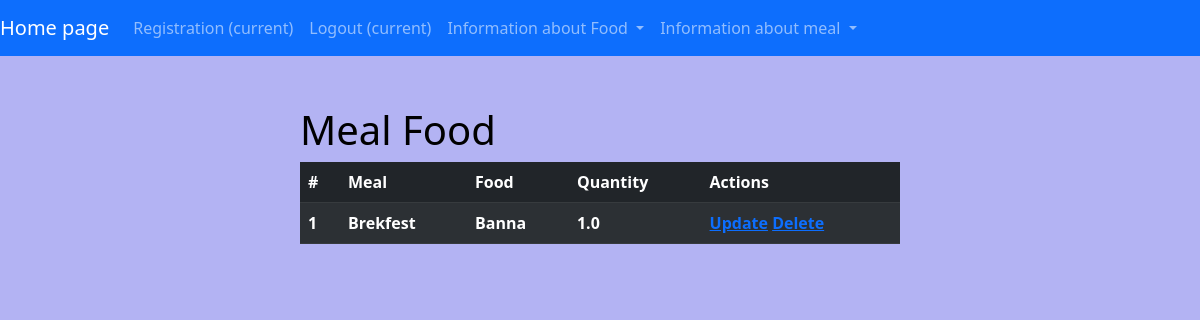
The app's page /meal_food/ (signed in), older data.
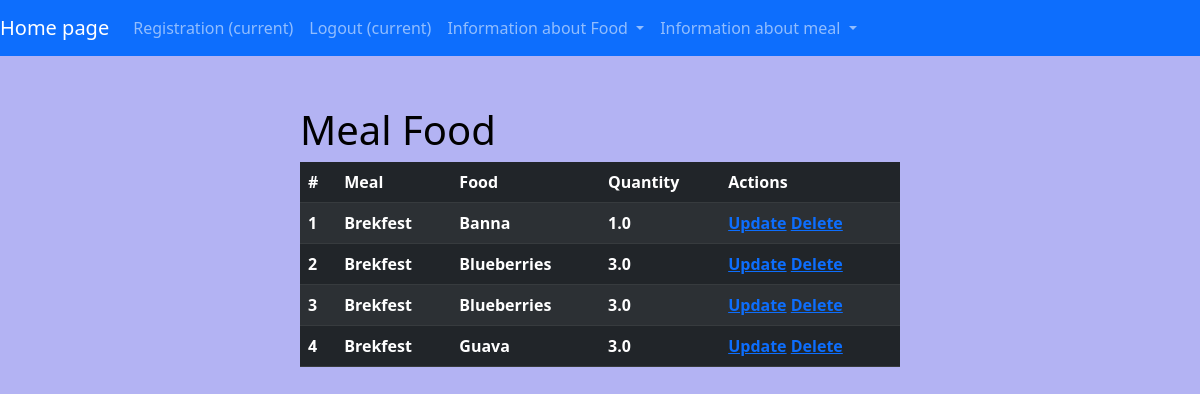
The same page, newer data.
### calories_counter/models.py (models this page shows, shortened)
class MealFood(models.Model):
    meal = models.ForeignKey(Meal, on_delete=models.CASCADE)
    food = models.ForeignKey(Food, on_delete=models.CASCADE)
    quantity = models.FloatField()

class Meal(models.Model):
    meal_name = models.CharField(max_length=255)
    foods = models.ManyToManyField(Food, through="MealFood")
    def __str__(self):
        return self.meal_name

class Food(models.Model):
    user = models.ForeignKey(settings.AUTH_USER_MODEL, on_delete=models.CASCADE)
    food_name = models.CharField(max_length=255)
    calories = models.FloatField()
    def __str__(self):
        return self.food_name

### calories_counter/views.py (the view)
# urls.py: path("meal_food/", views.MealFoodView.as_view(), name="meal_food"),
class MealFoodView(LoginRequiredMixin, View):
    def get(self, request):
        meal_foods = MealFood.objects.all()
        return render(request, "calories_counter/meal_food.html", {"meal_foods": meal_foods})

### calories_counter/templates/calories_counter/meal_food.html (shortened to what this page needs)
{% extends 'base.html' %}
{% load static %}
{% block css_files %}
  <link rel="stylesheet" href="{% static 'calories_counter/meal_food.css' %}">
{% endblock %}
{% block content %}
  <div id="user-food-meal">
    <h1>Meal Food</h1>
    <table class="table table-dark table-striped">
      <thead>
      <tr>
        <th>#</th>
        <th>Meal</th>
        <th>Food</th>
        <th>Quantity</th>
        <th>Actions</th>
      </tr>
      </thead>
      {% for meal_food in meal_foods %}
        <tr>
          <th>{{ forloop.counter }}</th>
          <th>{{ meal_food.meal }}</th>
          <th>{{ meal_food.food }}</th>
          <th>{{ meal_food.quantity }}</th>
          <th>
            <a href="">Update</a>
            <a href="">Delete</a>
          </th>
        </tr>
      {% endfor %}
    </table>
  </div>
{% endblock %}

### templates/base.html (shortened to what this page needs)
{% load static %}
<!doctype html>
<html lang="en">
<head>
  <link href="https://cdn.jsdelivr.net/npm/bootstrap@5.3.0-alpha3/dist/css/bootstrap.min.css" rel="stylesheet">
  <link rel="stylesheet" href="{% static 'styles.css' %}">
  {% block css_files %} {% endblock %}
</head>
<body>
<nav class="navbar navbar-expand-lg navbar navbar-dark bg-primary">
  <a class="navbar-brand" href="{% url 'start_page' %}">Home page</a>
  <div class="collapse navbar-collapse" id="navbarSupportedContent">
    <ul class="navbar-nav mr-auto">
      <li class="nav-item active">
        <a class="nav-link" href="{% url 'register' %}">Registration <span class="sr-only">(current)</span></a>
      </li>
      <li class="nav-item active">
        {% if request.user.is_authenticated %}
        <a class="nav-link" href="{% url 'logout' %}">Logout <span class="sr-only">(current)</span></a>
        {% else %}
        <a class="nav-link" href="{% url 'login' %}">Login <span class="sr-only">(current)</span></a>
        {% endif %}
      </li>
      {% if request.user.is_authenticated %}
      <li class="nav-item dropdown">
        <a class="nav-link dropdown-toggle" href="#" id="navbarDropdown" role="button" data-bs-toggle="dropdown"
           aria-haspopup="true" aria-expanded="false">
          Information about Food
        </a>
      </li>
        <li class="nav-item dropdown">
          <a class="nav-link dropdown-toggle" href="#" id="navbarDropdown" role="button" data-bs-toggle="dropdown"
             aria-haspopup="true" aria-expanded="false">
            Information about meal
          </a>
        </li>
      {% endif %}
    </ul>
  </div>
</nav>
  {% block content %}
    {% endblock %}
</body>
</html>

### static/styles.css (style rules this page uses)
h1 { color: black; }
body { background-color: #b3b3f3; }

### calories_counter/static/calories_counter/meal_food.css (style rules this page uses)
#user-food-meal { display: flex; justify-content: center; flex-direction: column; padding-top: 50px; width: 50%; margin: 0 auto; }

Row changes from the older to the newer data that the page shows:
added MealFood: meal "Brekfest", food "Blueberries", quantity "3.0"
added MealFood: meal "Brekfest", food "Blueberries", quantity "3.0"
added MealFood: meal "Brekfest", food "Guava", quantity "3.0"
